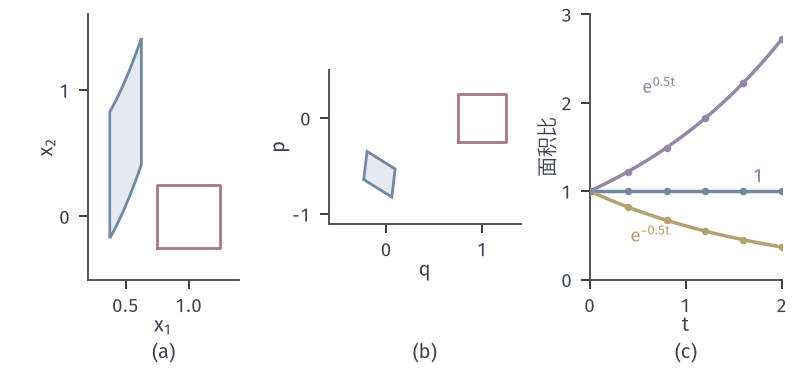

Source code (Python):
from pathlib import Path
import sys
sys.path.insert(0, str(Path(__file__).resolve().parents[1]/"odesens-common"))
from common import *
HERE = Path(__file__).resolve().parent
# 目标：三种流下面积变化，点为多边形（shoelace）数值，线为 Liouville 公式 exp(t div)。
fig, axes = figure(width_mm=112, height_mm=52, ncols=3)
panel(fig, .085, .985, .96, .24, .36)
def phi_a(a, b, t): return np.array([a*np.exp(-t), (b+a**2/3)*np.exp(t)-a**2/3*np.exp(-2*t)])
def square(c, r, n=160):
    s = np.linspace(-r, r, n); return np.r_[np.c_[c[0]+s, c[1]-r+0*s], np.c_[c[0]+r+0*s, c[1]+s], np.c_[c[0]-s, c[1]+r+0*s], np.c_[c[0]-r+0*s, c[1]-s]]
Q = square((1., 0.), .25)
ax = axes[0]; T = np.log(2); P = phi_a(Q[:, 0], Q[:, 1], T).T
ax.fill(P[:, 0], P[:, 1], facecolor=BLUE_FILL, edgecolor=BLUE, lw=1.1); ax.plot(np.r_[Q[:, 0], Q[0, 0]], np.r_[Q[:, 1], Q[0, 1]], color=RED, lw=1.1)
ax.set_aspect('equal'); ax.set_xlim(.2, 1.4); ax.set_ylim(-.5, 1.6); ax.set_xticks([.5, 1]); ax.set_yticks([0, 1]); ax.set_xlabel('$x_1$', labelpad=0); ax.set_ylabel('$x_2$', labelpad=1)
A = np.array([[0, 1.], [-1, -.5]]); ax = axes[1]
def expm(M, t):
    w, V = np.linalg.eig(M); return np.real(V@np.diag(np.exp(w*t))@np.linalg.inv(V))
Q2 = square((1., 0.), .25); P2 = (expm(A, 2.)@Q2.T).T
ax.fill(P2[:, 0], P2[:, 1], facecolor=BLUE_FILL, edgecolor=BLUE, lw=1.1); ax.plot(np.r_[Q2[:, 0], Q2[0, 0]], np.r_[Q2[:, 1], Q2[0, 1]], color=RED, lw=1.1)
ax.set_aspect('equal'); ax.set_xlim(-.6, 1.4); ax.set_ylim(-1.1, .5); ax.set_xticks([0, 1]); ax.set_yticks([-1, 0]); ax.set_xlabel('$q$', labelpad=0); ax.set_ylabel('$p$', labelpad=1)
ax = axes[2]; ts = np.linspace(0, 2, 200)
A0 = shoelace(Q); ax.plot(ts, 0*ts+1, color=BLUE, lw=1.4); ax.plot(ts, np.exp(-.5*ts), color=YELLOW, lw=1.4); ax.plot(ts, np.exp(.5*ts), color=PURPLE, lw=1.4)
tt = np.linspace(0, 2, 6)
ax.plot(tt, [shoelace(phi_a(Q[:, 0], Q[:, 1], t).T)/A0 for t in tt], 'o', ms=3, color=BLUE, mew=0, zorder=4)
ax.plot(tt, [shoelace((expm(A, t)@Q2.T).T)/A0 for t in tt], 'o', ms=3, color=YELLOW, mew=0, zorder=4)
ax.plot(tt, [shoelace(np.exp(.25*t)*Q)/A0 for t in tt], 'o', ms=3, color=PURPLE, mew=0, zorder=4)
ax.text(.9, 2.1, '$\\mathrm{e}^{0.5t}$', color=PURPLE, fontsize=7.5, ha='right'); ax.text(1.7, 1.1, '$1$', color=BLUE, fontsize=7.5); ax.text(.85, .42, '$\\mathrm{e}^{-0.5t}$', color=YELLOW, fontsize=7.5, ha='right')
ax.set_xlim(0, 2); ax.set_ylim(0, 3); ax.set_xticks([0, 1, 2]); ax.set_yticks([0, 1, 2, 3]); ax.set_xlabel('$t$', labelpad=0); ax.set_ylabel('面积比', labelpad=1)
tags(fig, axes)
print('areas', A0, shoelace(P), shoelace(P2), A0*np.exp(-1))
save(fig, HERE, 'figure', {'square': 'center (1,0), half width .25', 'a': 'phi at ln 2', 'b': 'damped, t=2', 'c': 'area ratios'})
